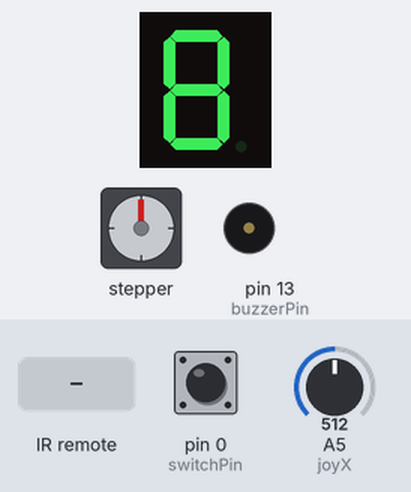
A sketch run on a simulated Arduino Uno, built with avr-gcc and run on an emulated ATmega328P. On the bench: 1-digit seven-segment display, stepper motor, buzzer (waves = sounding). Wiring (inferred from the names in the program): 1-digit 7-segment display, segments lit when HIGH: segments pin 1, pin 2, pin 3, pin 4, pin 5, pin 6, pin 7; stepper motor (2048 steps per turn assumed): coils pin 8, pin 9, pin 10, pin 11. Inputs (shaded band) come from the test bench; at power-on: pin 0 (switchPin) LOW, A5 (joyX) = 512. The segment pins are drawn as the display they are named for.

Above: at 1.2 s.
1.3 s: infrared code 0xFFA25D received
At 2.6 s:
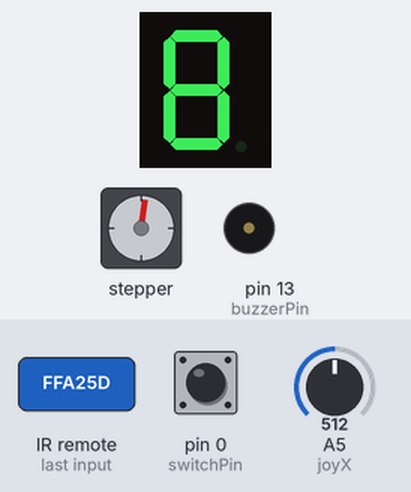
2.9 s: infrared code 0xFF02FD received
At 4.2 s:
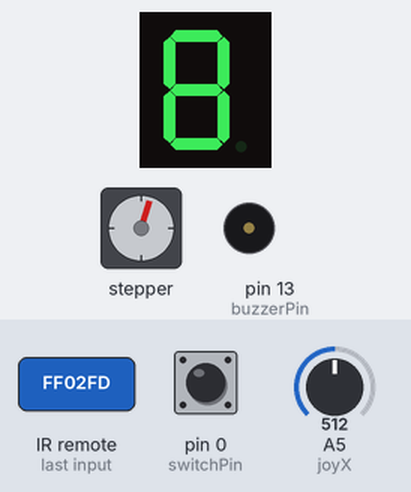
4.5 s: infrared code 0xFF22DD received
At 5.1 s:
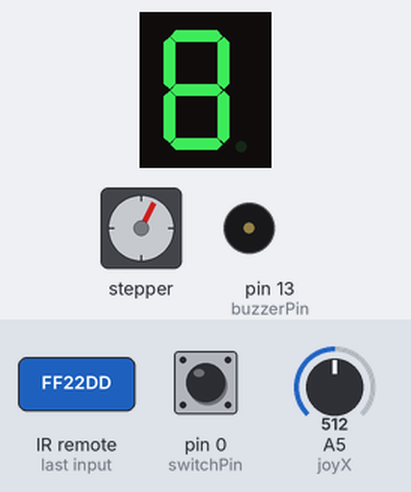
6.1 s: infrared code 0xFFA857 received
At 7.4 s:
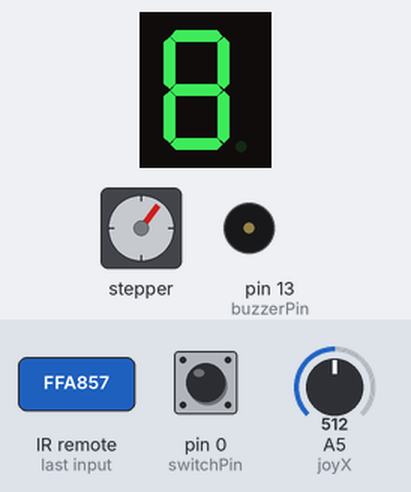
7.7 s: infrared code 0xFFE01F received
At 8.7 s:
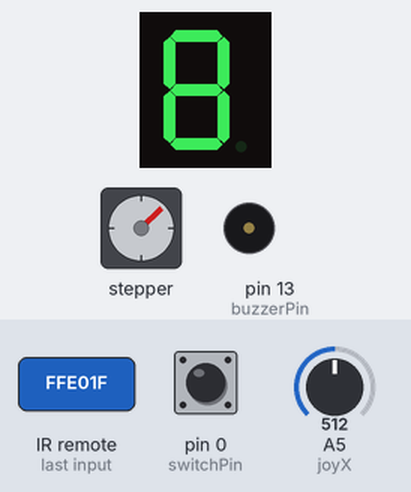
9.3 s: infrared code 0xFF6897 received
At 9.9 s:
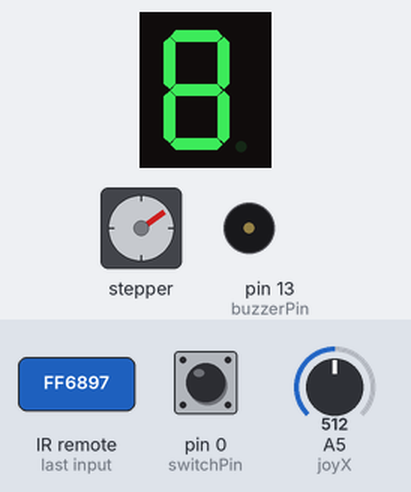
Timing chart, 0 to 11.9 s (numbered marks = the images above; inputs shaded):
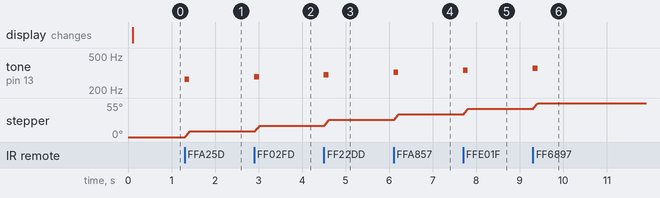

Measured:
- after the input at 4.5 s, tone on pin 13 (buzzerPin): silent → 303 Hz at once, → silent 0.11 s later; stepper: turns 10° clockwise, starting at once

The sketch:

IRRemotePiano.ino
```cpp
// Cole Delong
// Infared Remote Piano
// 4-25-20


// IR REMOTE CODES
//    ------------------
//  /                    \
// |  1
// | FFA25D FF629D FFE21D |
// |                      |
// |  3     2
// | FF22DD FF02FD FFC23D |
// |                      |
// |   5       4        |
// | FFE01F FFA857 FF906F |
// |                      |
// |   6
// | FF6897 FF9867 FFB04F |
// |                      |
// |   8       7        |
// | FF30CF FF18E7 FF7A85 |
// |                      |
// |   10       9       |
// | FF10EF FF38C7 FF5AA5 |
// |                      |
// |   12       11       |
// | FF42BD FF4AB5 FF52AD |
// |                      |
// |         Car          |
// |         mp3          |
//  \                    /
//    ------------------
// (FFFFFFFF for repeat when a button is held)

// DISPLAY KEY
//      A
//     ---
//  F |   | B
//    | G |
//     ---
//  E |   | C
//    |   |
//     ---
//      D

// includes
#include <IRremote.h>

// Global Variables
const int recievePin = 12;
const int buzzerPin = 13;
const int switchPin = 0;
const int joyX = A5;
const int pinA = 1;
const int pinB = 2;
const int pinC = 3;
const int pinD = 4;
const int pinE = 5;
const int pinF = 6;
const int pinG = 7;
const int D1 = 8;
const int D2 = 9;
const int D3 = 10;
const int D4 = 11;
IRrecv rec(recievePin);
decode_results results;
double lastPing = millis() / 1000.0;
int octave = 4;
int note;
bool play = false;
float freq;

void setup() {
  // initialize the pins
  pinMode(pinA, OUTPUT);
  pinMode(pinB, OUTPUT);
  pinMode(pinC, OUTPUT);
  pinMode(pinD, OUTPUT);
  pinMode(pinE, OUTPUT);
  pinMode(pinF, OUTPUT);
  pinMode(pinG, OUTPUT);
  pinMode(D1, OUTPUT);
  pinMode(D2, OUTPUT);
  pinMode(D3, OUTPUT);
  pinMode(D4, OUTPUT);
  pinMode(recievePin, INPUT);
  pinMode(buzzerPin, OUTPUT);
  pinMode(switchPin, INPUT);
  rec.enableIRIn();
}

void loop() {

  // if a button is currently being pressed
  if (rec.decode(&results)) {

    // reset the last ping
    lastPing = millis() / 1000.0;

    // change the note or octave depending on the button pressed
    switch (results.value) {
      // CHANGE NOTE
      case 0xFFA25D:
        note = 1;
        play = true;
        break;
      case 0xFF02FD:
        note = 2;
        play = true;
        break;
      case 0xFF22DD:
        note = 3;
        play = true;
        break;
      case 0xFFA857:
        note = 4;
        play = true;
        break;
      case 0xFFE01F:
        note = 5;
        play = true;
        break;
      case 0xFF6897:
        note = 6;
        break;
      case 0xFF18E7:
        note = 7;
        play = true;
        break;
      case 0xFF30CF:
        note = 8;
        play = true;
        break;
      case 0xFF38C7:
        note = 9;
        play = true;
        break;
      case 0xFF10EF:
        note = 10;
        play = true;
        break;
      case 0xFF4AB5:
        note = 11;
        play = true;
        break;
      case 0xFF42BD:
        note = 12;
        play = true;
        break;
      // CHANGE OCTAVE
      case 0xFFE21D:
        octave = 1;
        play = false;
        break;
      case 0xFFC23D:
        octave = 2;
        play = false;
        break;
      case 0xFF906F:
        octave = 3;
        play = false;
        break;
      case 0xFFB04F:
        octave = 4;
        play = false;
        break;
      case 0xFF7A85:
        octave = 5;
        play = false;
        break;
      case 0xFF5AA5:
        octave = 6;
        play = false;
        break;
      case 0xFF52AD:
        octave = 7;
        play = false;
        break;
      // NO USE
      case 0xFF629D:
        play = false;
        break;
      case 0xFF9867:
        play = false;
        break;
    }

    // play the decided note if a note was pressed
    if (play) playNote(note, octave);
    rec.resume();

    // if a button hasn't been pressed in 109 millis, don't play a sound and don't display
  } else {
    if (millis() / 1000.0 - lastPing > 0.110) {
      noTone(buzzerPin);

      digitalWrite(D1, HIGH);
      digitalWrite(D2, HIGH);
      digitalWrite(D3, HIGH);
      digitalWrite(D4, HIGH);
      digitalWrite(pinA, HIGH);
      digitalWrite(pinB, HIGH);
      digitalWrite(pinC, HIGH);
      digitalWrite(pinD, HIGH);
      digitalWrite(pinE, HIGH);
      digitalWrite(pinF, HIGH);
      digitalWrite(pinG, HIGH);
      delay(2);

    } else {
      // display the frequency on the display
      if (play) displayNumber(freq);
    }
  }
}

// play a note based off of the note and octave. Detune based off of joystick y val up and down a half step. Vibrado based off switch.
void playNote(int note, int octave) {
  //                   C      C#/Db    D      D#/Eb    E       F      F#/Gb    G      G#/Ab    A      A#/Bb     B
  float notes[12] = {130.81, 138.59, 146.83, 155.56, 164.81, 174.61, 185.00, 196.00, 207.65, 220.00, 233.08, 246.94};
  freq = notes[note - 1] / pow(2, 4 - octave);
  int joy = 496 - analogRead(joyX);
  float offFreq;
  if (digitalRead(switchPin)) offFreq = map(495 - analogRead(joyX), -495, 528, freq / pow(1.0595, 2), freq * pow(1.0595, 2));
  else {
    if (joy <= 0) offFreq = map(joy, -495, 0, freq/pow(1.0595, 2), 0);
    else offFreq = map(joy, 0, 528, 0, freq * pow(1.0595, 2));
  }
  freq += offFreq;
  if (!digitalRead(switchPin)) freq *= 2;
  tone(buzzerPin, freq);

}

// display a number on the screen
void displayNumber(int num) {

  // determine all digits needed
  int thousands = num / 1000;
  int hundreds = num / 100 - (10 * thousands);
  int tens = (num / 10) - (10 * hundreds) - (100 * thousands);
  int ones = num - (10 * tens) - (100 * hundreds) - (1000 * thousands);

  // define each number in terms of HIGH's and LOW's on the display
  bool nums[10][7]  = {
    {1, 1, 1, 1, 1, 1, 0}, // 0
    {0, 1, 1, 0, 0, 0, 0}, // 1
    {1, 1, 0, 1, 1, 0, 1}, // 2
    {1, 1, 1, 1, 0, 0, 1}, // 3
    {0, 1, 1, 0, 0, 1, 1}, // 4
    {1, 0, 1, 1, 0, 1, 1}, // 5
    {1, 0, 1, 1, 1, 1, 1}, // 6
    {1, 1, 1, 0, 0, 0, 0}, // 7
    {1, 1, 1, 1, 1, 1, 1}, // 8
    {1, 1, 1, 1, 0, 1, 1} // 9
  };

  // FIRST DIGIT
  digitalWrite(D1, HIGH);
  digitalWrite(D2, LOW);
  digitalWrite(D3, LOW);
  digitalWrite(D4, LOW);
  if (thousands != 0) {
    if (!nums[thousands][0]) digitalWrite(pinA, HIGH); else digitalWrite(pinA, LOW);
    if (!nums[thousands][1]) digitalWrite(pinB, HIGH); else digitalWrite(pinB, LOW);
    if (!nums[thousands][2]) digitalWrite(pinC, HIGH); else digitalWrite(pinC, LOW);
    if (!nums[thousands][3]) digitalWrite(pinD, HIGH); else digitalWrite(pinD, LOW);
    if (!nums[thousands][4]) digitalWrite(pinE, HIGH); else digitalWrite(pinE, LOW);
    if (!nums[thousands][5]) digitalWrite(pinF, HIGH); else digitalWrite(pinF, LOW);
    if (!nums[thousands][6]) digitalWrite(pinG, HIGH); else digitalWrite(pinG, LOW);
  } else {
    digitalWrite(pinA, HIGH);
    digitalWrite(pinB, HIGH);
    digitalWrite(pinC, HIGH);
    digitalWrite(pinD, HIGH);
    digitalWrite(pinE, HIGH);
    digitalWrite(pinF, HIGH);
    digitalWrite(pinG, HIGH);
  }
  delay(2);

  // SECOND DIGIT
  digitalWrite(D1, LOW);
  digitalWrite(D2, HIGH);
  digitalWrite(D3, LOW);
  digitalWrite(D4, LOW);
  if (hundreds != 0 || thousands != 0) {
    if (!nums[hundreds][0]) digitalWrite(pinA, HIGH); else digitalWrite(pinA, LOW);
    if (!nums[hundreds][1]) digitalWrite(pinB, HIGH); else digitalWrite(pinB, LOW);
    if (!nums[hundreds][2]) digitalWrite(pinC, HIGH); else digitalWrite(pinC, LOW);
    if (!nums[hundreds][3]) digitalWrite(pinD, HIGH); else digitalWrite(pinD, LOW);
    if (!nums[hundreds][4]) digitalWrite(pinE, HIGH); else digitalWrite(pinE, LOW);
    if (!nums[hundreds][5]) digitalWrite(pinF, HIGH); else digitalWrite(pinF, LOW);
    if (!nums[hundreds][6]) digitalWrite(pinG, HIGH); else digitalWrite(pinG, LOW);
  } else {
    digitalWrite(pinA, HIGH);
    digitalWrite(pinB, HIGH);
    digitalWrite(pinC, HIGH);
    digitalWrite(pinD, HIGH);
    digitalWrite(pinE, HIGH);
    digitalWrite(pinF, HIGH);
    digitalWrite(pinG, HIGH);
  }
  delay(2);

  // THIRD DIGIT
  digitalWrite(D1, LOW);
  digitalWrite(D2, LOW);
  digitalWrite(D3, HIGH);
  digitalWrite(D4, LOW);
  if (!nums[tens][0]) digitalWrite(pinA, HIGH); else digitalWrite(pinA, LOW);
  if (!nums[tens][1]) digitalWrite(pinB, HIGH); else digitalWrite(pinB, LOW);
  if (!nums[tens][2]) digitalWrite(pinC, HIGH); else digitalWrite(pinC, LOW);
  if (!nums[tens][3]) digitalWrite(pinD, HIGH); else digitalWrite(pinD, LOW);
  if (!nums[tens][4]) digitalWrite(pinE, HIGH); else digitalWrite(pinE, LOW);
  if (!nums[tens][5]) digitalWrite(pinF, HIGH); else digitalWrite(pinF, LOW);
  if (!nums[tens][6]) digitalWrite(pinG, HIGH); else digitalWrite(pinG, LOW);
  delay(2);

  // FOURTH DIGIT
  digitalWrite(D1, LOW);
  digitalWrite(D2, LOW);
  digitalWrite(D3, LOW);
  digitalWrite(D4, HIGH);
  if (!nums[ones][0]) digitalWrite(pinA, HIGH); else digitalWrite(pinA, LOW);
  if (!nums[ones][1]) digitalWrite(pinB, HIGH); else digitalWrite(pinB, LOW);
  if (!nums[ones][2]) digitalWrite(pinC, HIGH); else digitalWrite(pinC, LOW);
  if (!nums[ones][3]) digitalWrite(pinD, HIGH); else digitalWrite(pinD, LOW);
  if (!nums[ones][4]) digitalWrite(pinE, HIGH); else digitalWrite(pinE, LOW);
  if (!nums[ones][5]) digitalWrite(pinF, HIGH); else digitalWrite(pinF, LOW);
  if (!nums[ones][6]) digitalWrite(pinG, HIGH); else digitalWrite(pinG, LOW);
  delay(2);

}
```
